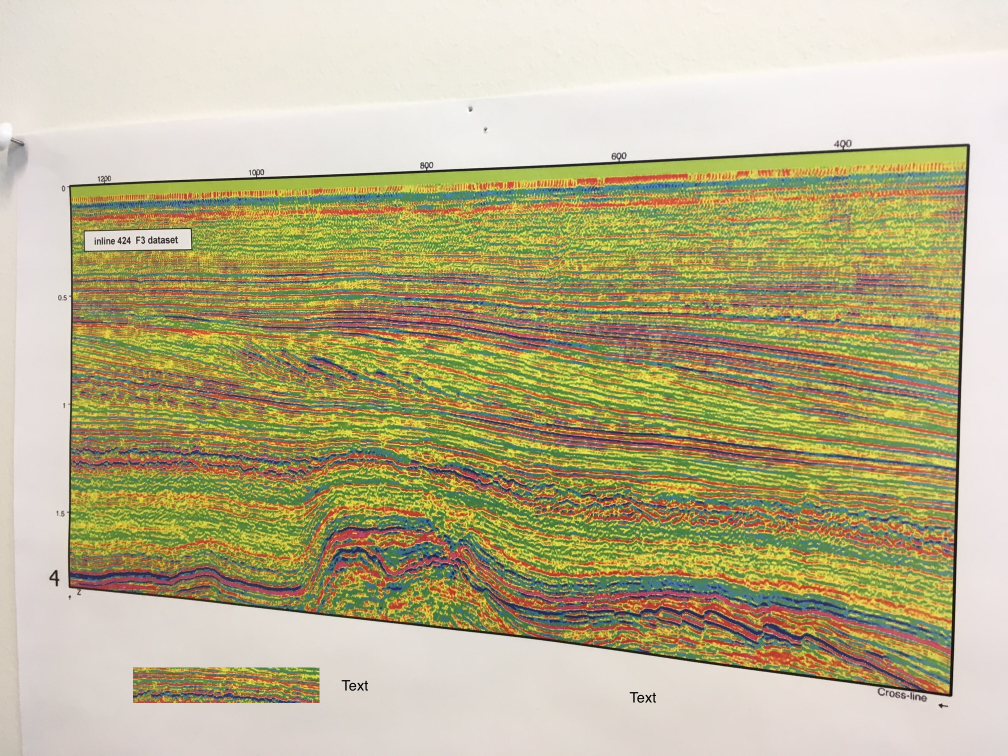
#> input picture not for repo/test images new/test_f3_distorted.jpg, 2016 x 1512 px, found by its file name (shown at 1/2 size)
$ jupyter execute identify_isolate_rectify_contours_test.ipynb   (shell and % lines are left out)
#> lines starting #> are read from the running program, lines starting #| are printed output that depends on the picture; after the words box and inside, x2 and y2 are one past the last pixel; in counts of white or black regions, pixels touching at a corner belong together
#### Objective

With this workflow I import an image with a map, isolate the map using morphological operations. The resulting image is the input to a colormap recognition and data extration workflow.

#### Preliminaries - import main libraries

[cell 1]
import numpy as np
import scipy as sp

import matplotlib.pyplot as plt
from scipy import ndimage as ndi

from skimage import feature
from skimage import color, io, exposure, feature
from skimage.morphology import disk, diamond, square, opening, dilation, convex_hull_image
from skimage.morphology import remove_small_objects

#### Import test image

[cell 2]
# import from url
url = 'https://github.com/mycarta/rainbowbot/raw/master/test_f3_distorted.jpg'
img = np.asarray(io.imread(url))[:,:,:3] # with removing alpha channel
#> img is the input picture: shape (1512, 2016, 3); mean R, G, B 185.8, 177.9, 140.7

[cell 3]
# plot it
fig = plt.figure(figsize=(10,10))
ax = fig.add_subplot(111)
plt.imshow(img,  interpolation = 'none')
ax.xaxis.set_ticks([])
ax.yaxis.set_ticks([])
plt.show()
#fig.savefig('input.png', dpi=400, bbox_inches='tight', pad_inches=0)

#### Gray scale conversion and contrast stretching

[cell 4]
gry = color.rgb2gray(img);
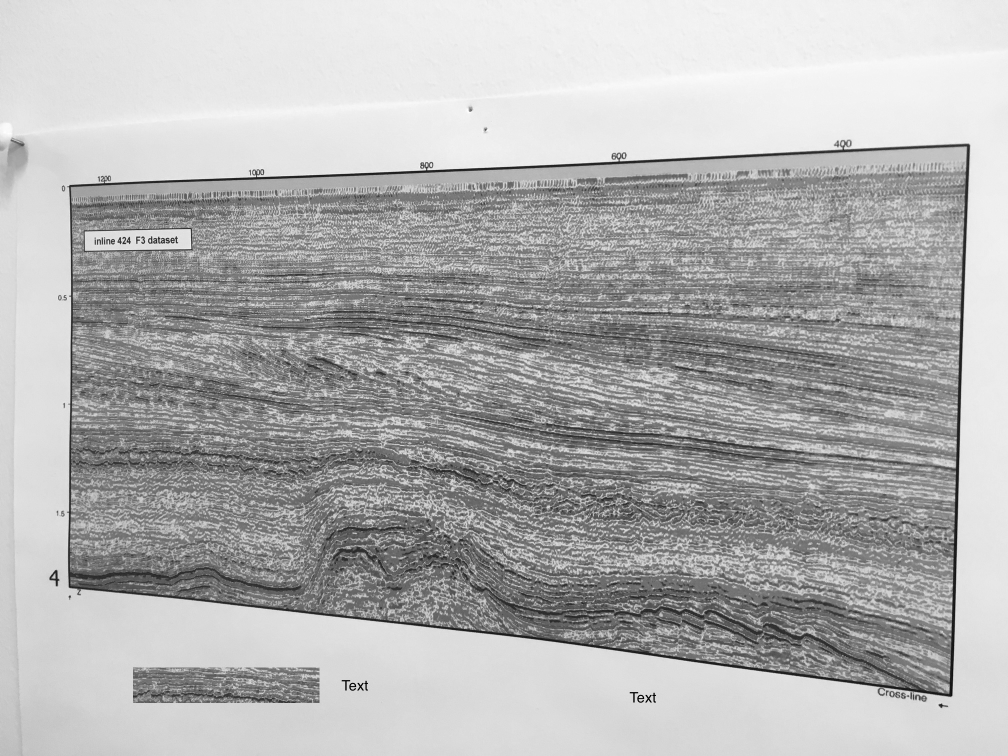
#> gry: shape (1512, 2016) float64 (shown at 1/2 size); min 0, max 0.999, mean 0.694
p2, p95 = np.percentile(gry, (2, 95))
#> p2 = 0.269; p95 = 0.942
rescale = exposure.rescale_intensity(gry, in_range=(p2, p95))
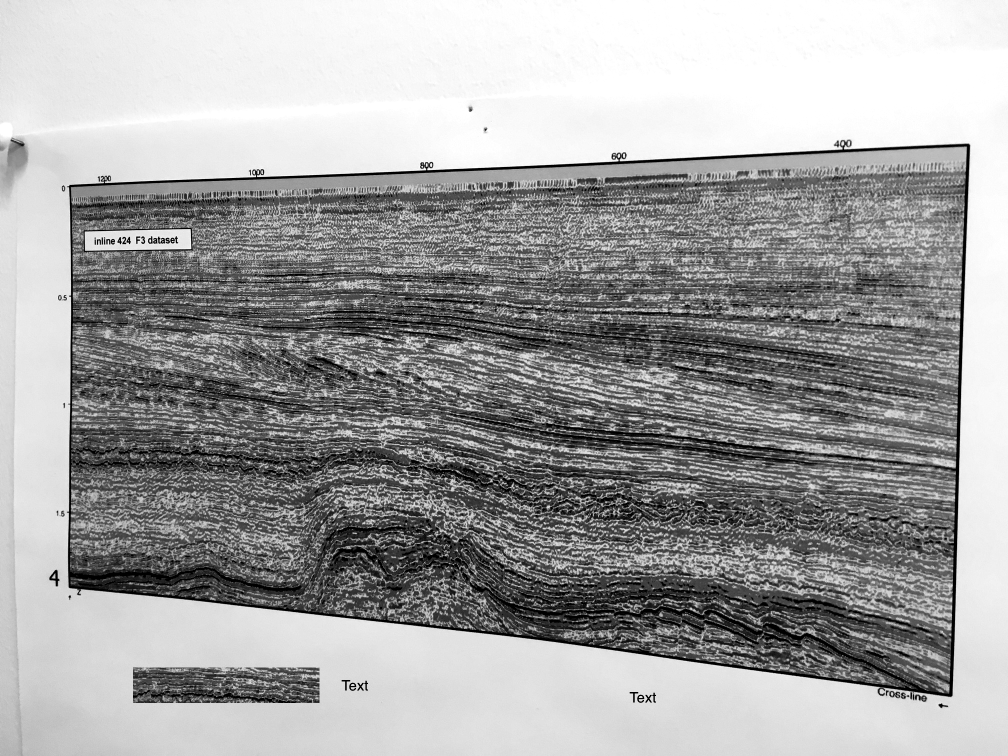
#> rescale: shape (1512, 2016) float64 (shown at 1/2 size); min 0, max 1, mean 0.633

[cell 5]
# plot it
fig = plt.figure(figsize=(10,10))
ax = fig.add_subplot(111)
plt.imshow(rescale,  interpolation = 'none', cmap = 'gray')
ax.xaxis.set_ticks([])
ax.yaxis.set_ticks([])
plt.show()
#fig.savefig('input.png', dpi=400, bbox_inches='tight', pad_inches=0)

#### Preprocessing

[cell 6]
# open to remove small features like tick marks and labels
# dilate
enhanced = dilation(opening(1-rescale, disk(7)), square(7))
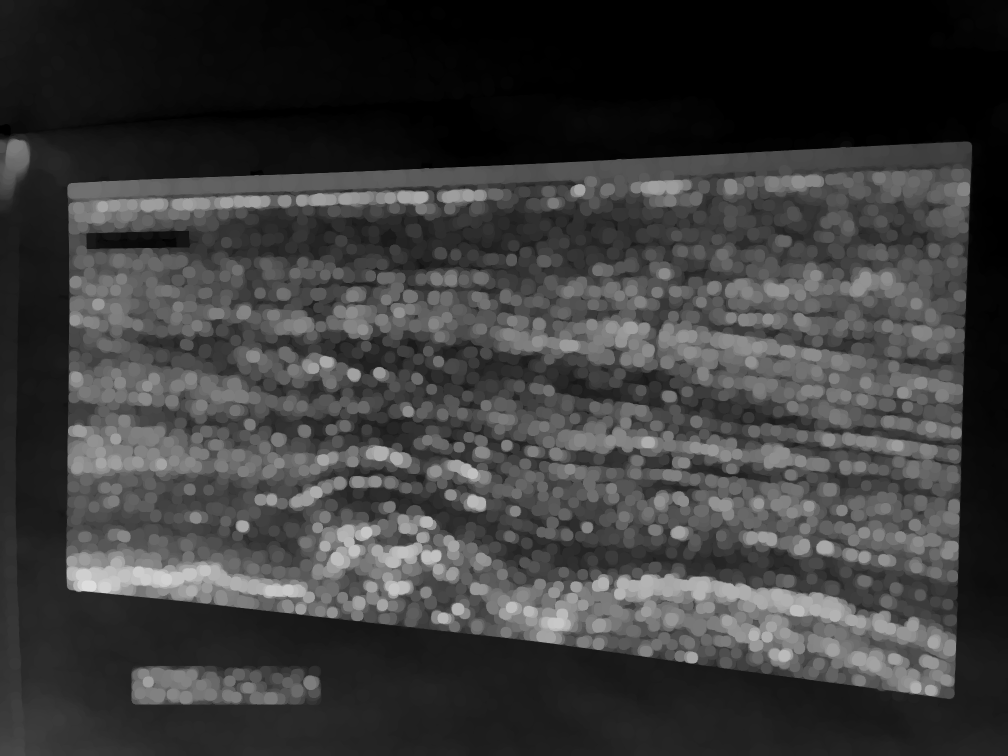
#> enhanced: shape (1512, 2016) float64 (shown at 1/2 size); min 0, max 0.869, mean 0.236

[cell 7]
# plot it
fig = plt.figure(figsize=(10,10))
ax = fig.add_subplot(111)
plt.imshow(enhanced, cmap = 'gray')
ax.xaxis.set_ticks([])
ax.yaxis.set_ticks([])
plt.show()
#fig.savefig('input.png', dpi=400, bbox_inches='tight', pad_inches=0)

[cell 8]
# median filter
mdn = sp.signal.medfilt2d(enhanced, 3)

[cell 9]
# plot it
fig = plt.figure(figsize=(10,10))
ax = fig.add_subplot(111)
plt.imshow(mdn, interpolation = 'none', cmap = 'gray')
ax.xaxis.set_ticks([])
ax.yaxis.set_ticks([])
plt.show()
#fig.savefig('input.png', dpi=400, bbox_inches='tight', pad_inches=0)

#### Canny edge detection and dilation

[cell 10]
# Canny edge
cn = feature.canny(mdn)
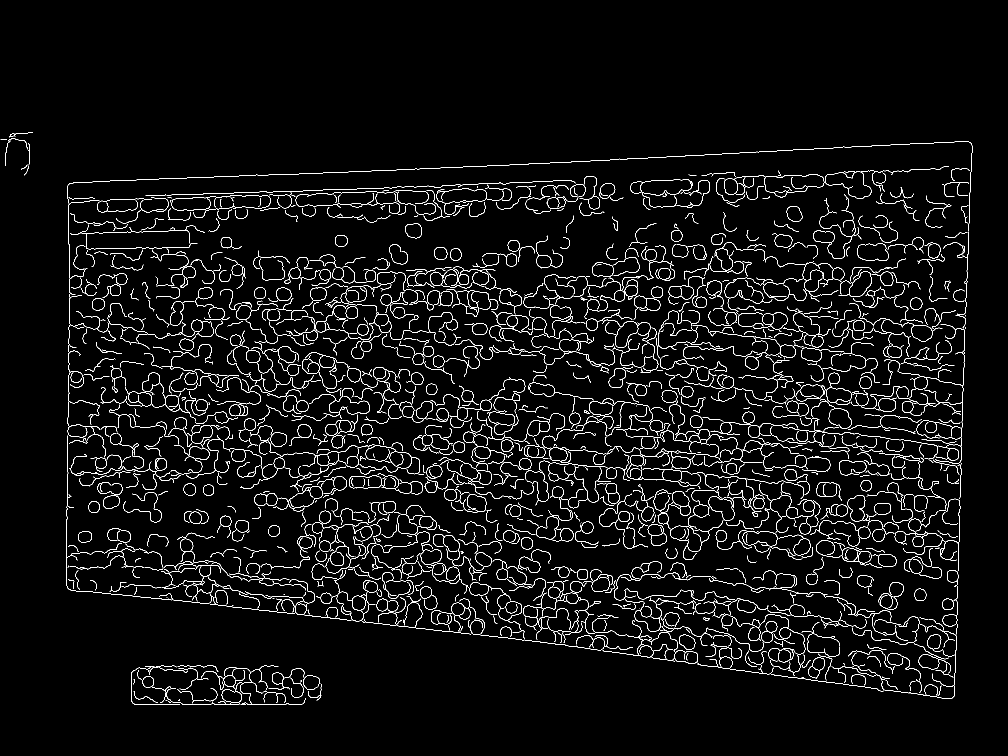
#> cn: shape (1512, 2016) bool (shown at 1/2 size); 4.1% white in thin lines or dots, all inside (x1, y1, x2, y2) = (1, 265, 1945, 1410)

[cell 11]
# plot it
fig = plt.figure(figsize=(10,10))
ax = fig.add_subplot(111)
plt.imshow(cn, interpolation = 'none', cmap = 'gray')
ax.xaxis.set_ticks([])
ax.yaxis.set_ticks([])
plt.show()
#fig.savefig('input.png', dpi=400, bbox_inches='tight', pad_inches=0)

[cell 12]
cnny = dilation(cn, square(5))
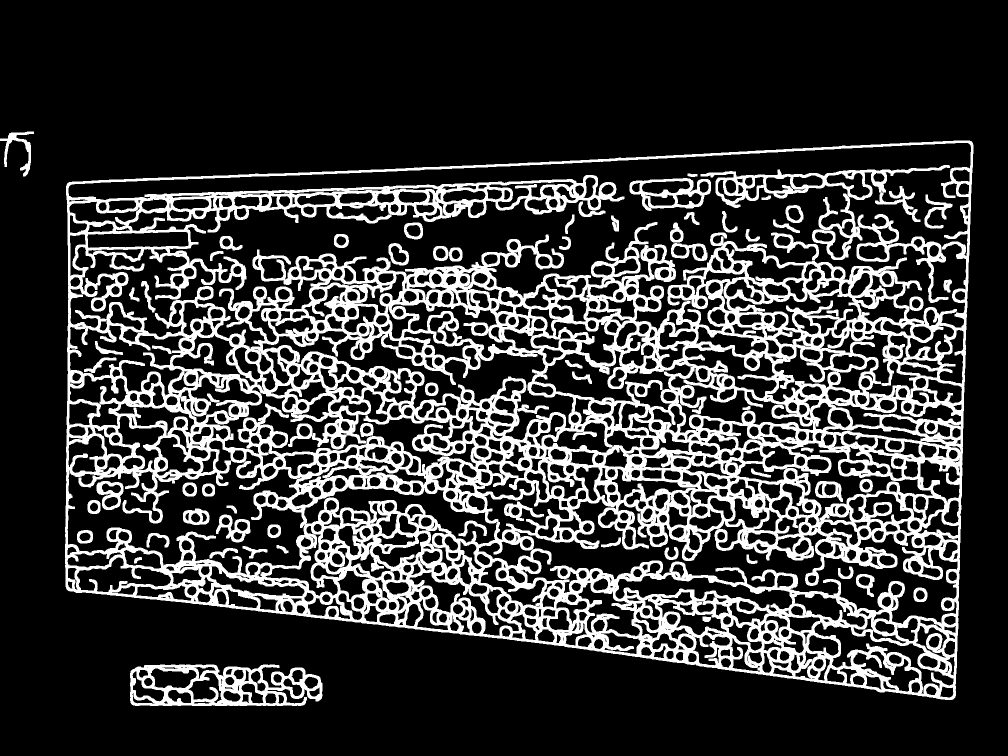
#> cnny: shape (1512, 2016) bool (shown at 1/2 size); 21.3% white; 66 white regions, largest, box (x1, y1, x2, y2) and area: (130, 281, 1947, 1400) 580970, (1401, 330, 1900, 606) 19122, (260, 1329, 645, 1412) 14458

$ run again, with not for repo/test images new/MBES_B.jpg copied over not for repo/test images new/test_f3_distorted.jpg
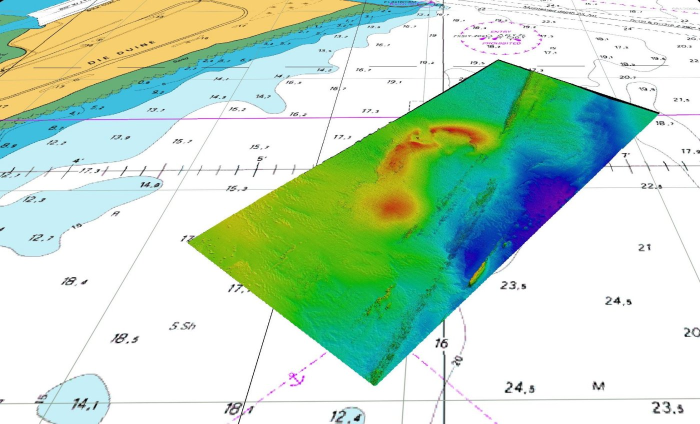
#> input picture not for repo/test images new/MBES_B.jpg, 1400 x 847 px, found by its file name (shown at 1/2 size)
#> img is the input picture: shape (847, 1400, 3); mean R, G, B 191.2, 219.5, 196.9
#> `gry = color.rgb2gray(img);`:
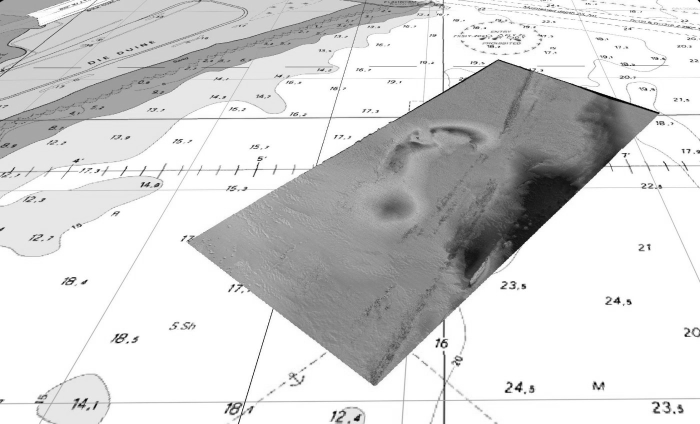
#> gry: shape (847, 1400) float64 (shown at 1/2 size); min 0, max 1, mean 0.831
#> p2 = 0.255; p95 = 1
#> cn: shape (847, 1400) bool; 0.92% white in thin lines or dots
#> `cnny = dilation(cn, square(5))`:
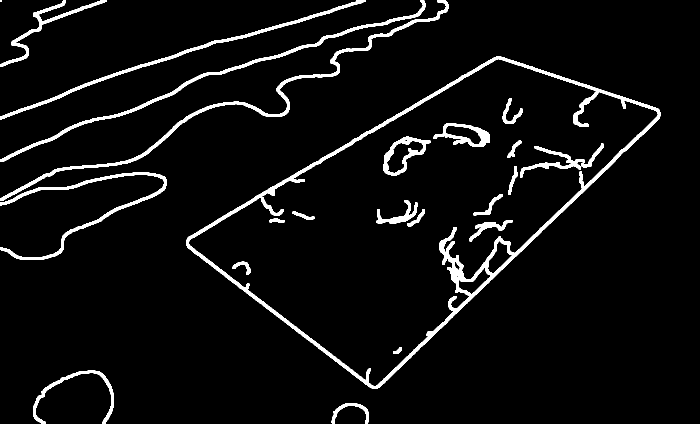
#> cnny: shape (847, 1400) bool (shown at 1/2 size); 5% white; 25 white regions (1 under 20 px), largest, box (x1, y1, x2, y2) and area: (373, 113, 1321, 777) 21660, (0, 0, 897, 401) 7071, (0, 0, 851, 323) 5716

$ run again, with not for repo/test images new/Zoback_2-17b.jpg copied over not for repo/test images new/test_f3_distorted.jpg
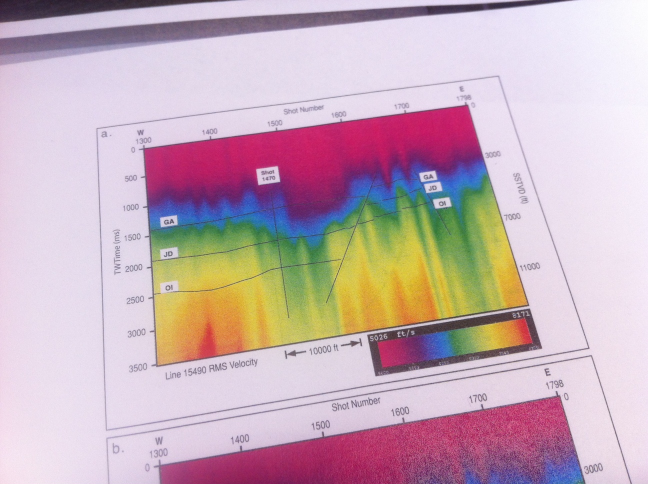
#> input picture not for repo/test images new/Zoback_2-17b.jpg, 1296 x 968 px, found by its file name (shown at 1/2 size)
#> img is the input picture: shape (968, 1296, 3); mean R, G, B 199.9, 175.4, 185.1
#> `gry = color.rgb2gray(img);`:
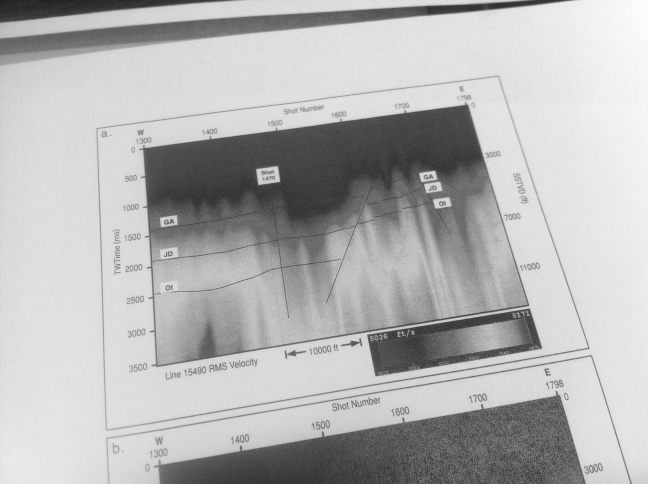
#> gry: shape (968, 1296) float64 (shown at 1/2 size); min 0.101, max 0.996, mean 0.711
#> p2 = 0.231; p95 = 0.922
#> cn: shape (968, 1296) bool; 0.94% white in thin lines or dots
#> `cnny = dilation(cn, square(5))`:
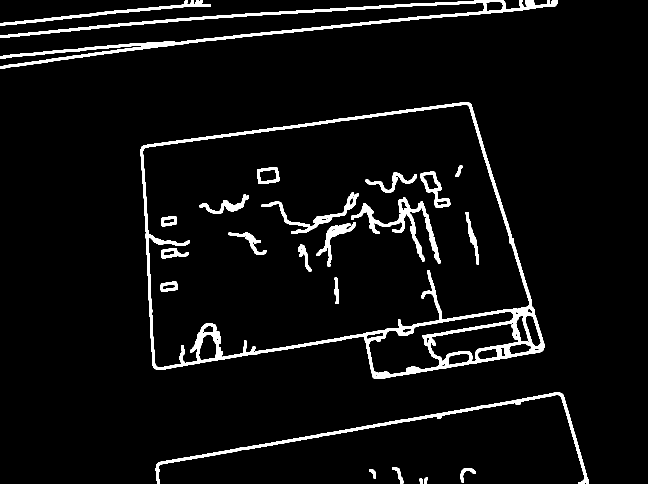
#> cnny: shape (968, 1296) bool (shown at 1/2 size); 5.1% white; 24 white regions, largest, box (x1, y1, x2, y2) and area: (281, 204, 1089, 758) 25048, (0, 0, 1115, 137) 13862, (311, 785, 1178, 968) 6185

$ run again, with not for repo/test images new/arrows_ellipses.jpg copied over not for repo/test images new/test_f3_distorted.jpg
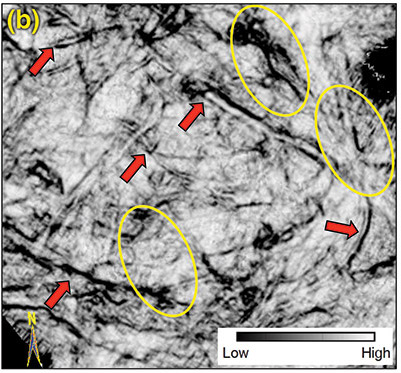
#> input picture not for repo/test images new/arrows_ellipses.jpg, 401 x 373 px, found by its file name
#> img is the input picture: shape (373, 401, 3); mean R, G, B 156.6, 154.9, 151.2
#> p2 = 0; p95 = 0.99
#> `cn = feature.canny(mdn)`:
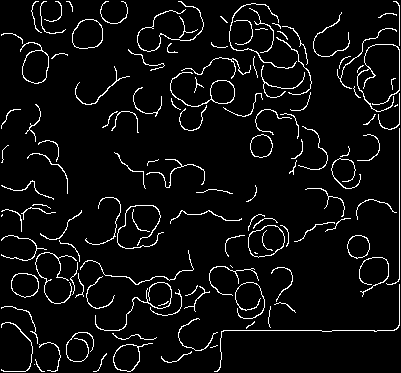
#> cn: shape (373, 401) bool; 5.6% white in thin lines or dots
#> `cnny = dilation(cn, square(5))`:
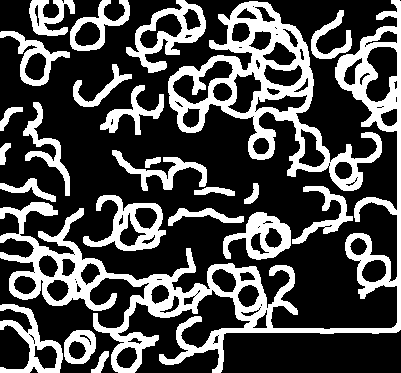
#> cnny: shape (373, 401) bool; 29.9% white; 24 white regions, largest, box (x1, y1, x2, y2) and area: (0, 0, 401, 373) 17487, (168, 1, 382, 191) 9659, (126, 0, 206, 73) 1953
